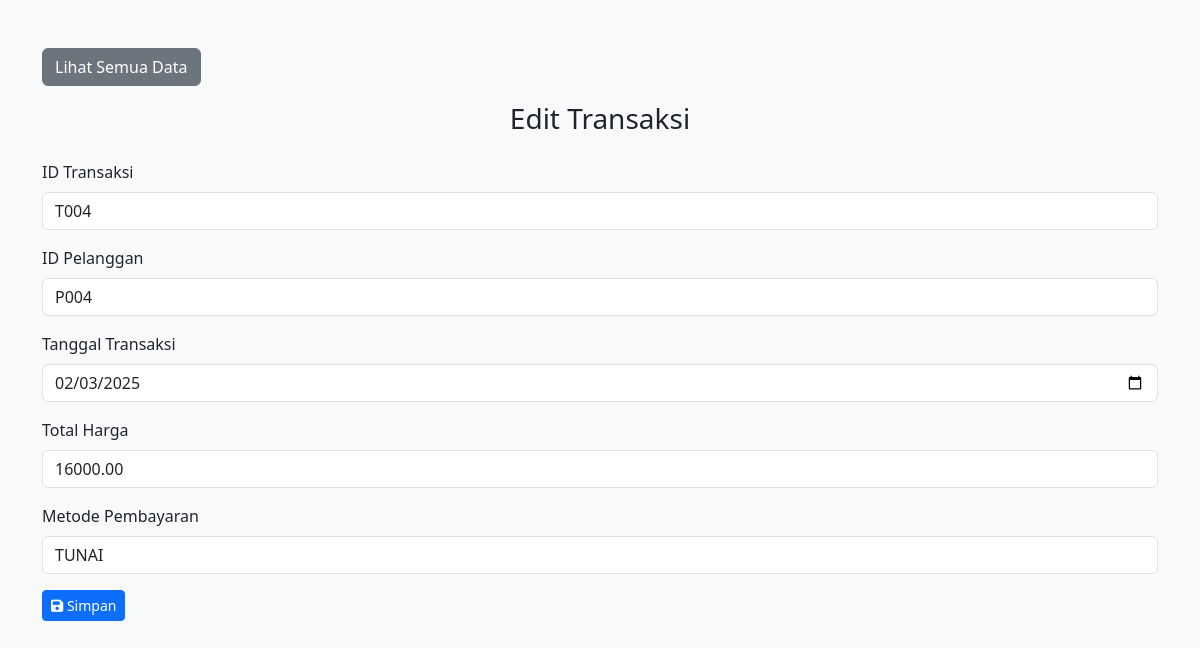
Screenshot of /transaksi/edit.php?id_transaksi=T004 (signed in) with the database file from the repository.
### tables this page shows
CREATE TABLE `transaksi` (
  `id_transaksi` varchar(10) NOT NULL,
  `id_pelanggan` varchar(10) DEFAULT NULL,
  `tanggal_transaksi` date NOT NULL,
  `total_harga` decimal(15,2) NOT NULL,
  `metode_pembayaran` varchar(50) DEFAULT NULL
);

### transaksi/edit.php (the view, shortened to what this page needs)
<!DOCTYPE html>
<html>
<head>
    <link href="https://cdn.jsdelivr.net/npm/bootstrap@5.3.0/dist/css/bootstrap.min.css" rel="stylesheet">
    <link href="https://cdnjs.cloudflare.com/ajax/libs/font-awesome/6.0.0-beta3/css/all.min.css" rel="stylesheet">
</head>
<body class="bg-light">
    <div class="container mt-5">
        <a href="index.php" class="btn btn-secondary mb-3">Lihat Semua Data</a>
        <h3 class="text-center mb-4">Edit Transaksi</h3>
        <?php
        include '../koneksi.php';
        $id_transaksi = $_GET['id_transaksi'];
        $query_mysql = mysqli_query($koneksi, "SELECT * FROM transaksi WHERE id_transaksi='$id_transaksi'");
        $data = mysqli_fetch_array($query_mysql);
        $id_transaksi = isset($_GET['id_transaksi']) ? $_GET['id_transaksi'] : $data['id_transaksi'];
        $id_pelanggan = isset($_GET['id_pelanggan']) ? $_GET['id_pelanggan'] : $data['id_pelanggan'];
        $tanggal_transaksi = isset($_GET['tanggal_transaksi']) ? $_GET['tanggal_transaksi'] : $data['tanggal_transaksi'];
        $total_harga = isset($_GET['total_harga']) ? $_GET['total_harga'] : $data['total_harga'];
        $metode_pembayaran = isset($_GET['metode_pembayaran']) ? $_GET['metode_pembayaran'] : $data['metode_pembayaran'];
        ?>
        <form action="proses_edit.php" method="post">
            <div class="mb-3">
                <label for="id_transaksi" class="form-label">ID Transaksi</label>
                <input type="text" class="form-control" id="id_transaksi" name="id_transaksi" pattern="T\d{3}" title="Format : TXXX" value="<?php echo $id_transaksi; ?>" required>
            </div>
            <div class="mb-3">
                <label for="id_pelanggan" class="form-label">ID Pelanggan</label>
                <input type="text" class="form-control" id="id_pelanggan" name="id_pelanggan" pattern="P\d{3}" title="Format : PXXX" value="<?php echo $id_pelanggan; ?>" required>
            </div>
            <div class="mb-3">
                <label for="tanggal_transaksi" class="form-label">Tanggal Transaksi</label>
                <input type="date" class="form-control" id="tanggal_transaksi" name="tanggal_transaksi" value="<?php echo $tanggal_transaksi; ?>" required>
            </div>
            <div class="mb-3">
                <label for="total_harga" class="form-label">Total Harga</label>
                <input type="number" class="form-control" id="total_harga" name="total_harga" value="<?php echo $total_harga; ?>" required>
            </div>
            <div class="mb-3">
                <label for="metode_pembayaran" class="form-label">Metode Pembayaran</label>
                <input type="text" class="form-control" id="metode_pembayaran" name="metode_pembayaran" value="<?php echo $metode_pembayaran; ?>" required>
            </div>
            <button type="submit" class="btn btn-primary btn-sm" title="Simpan">
                <i class="fas fa-save"></i> Simpan
            </button>
        </form>
    </div>
</body>
</html>

### rows the page displays
transaksi: id_pelanggan "P004", tanggal_transaksi "02/03/2025", total_harga "16000.00", metode_pembayaran "TUNAI"
